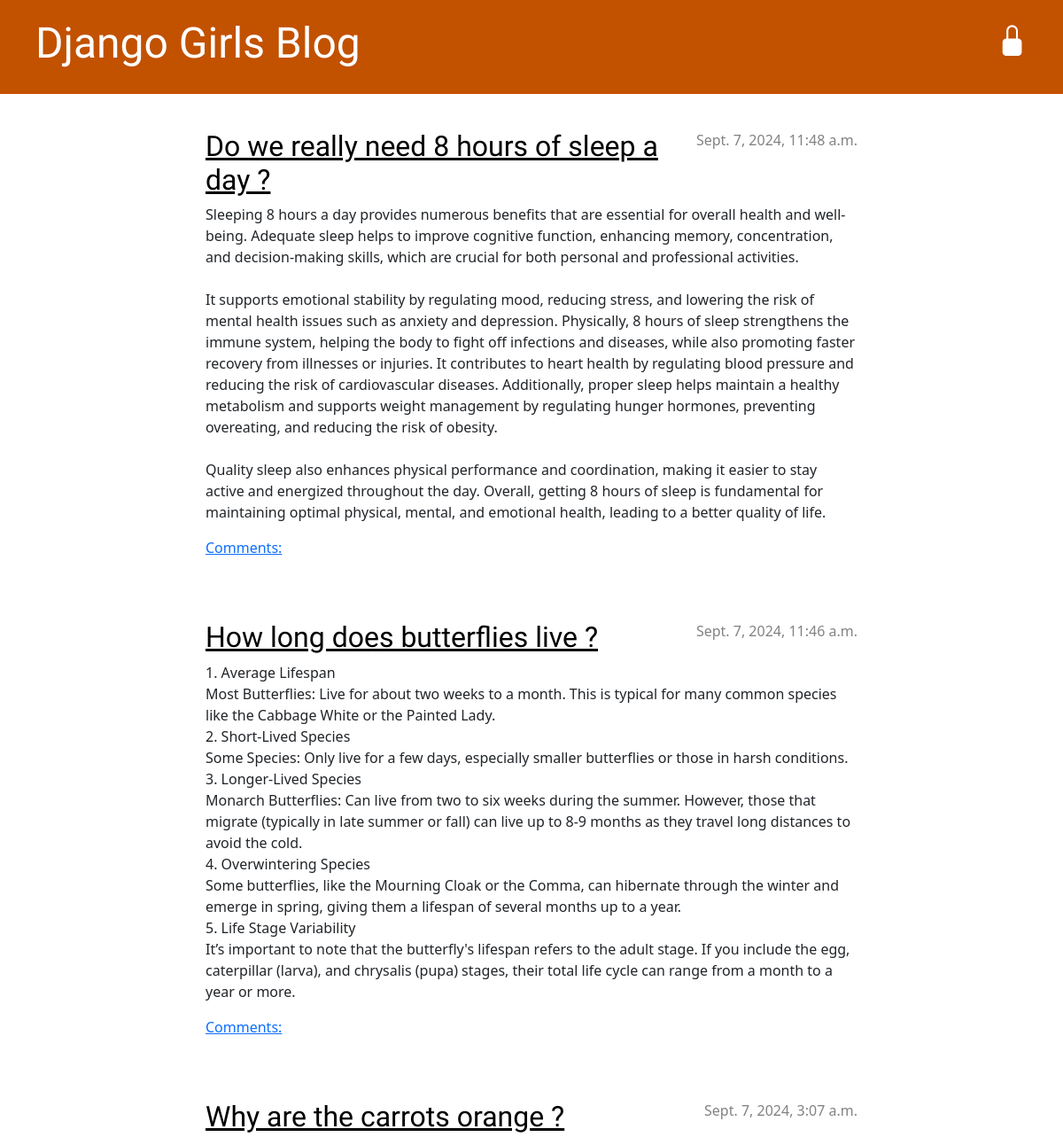
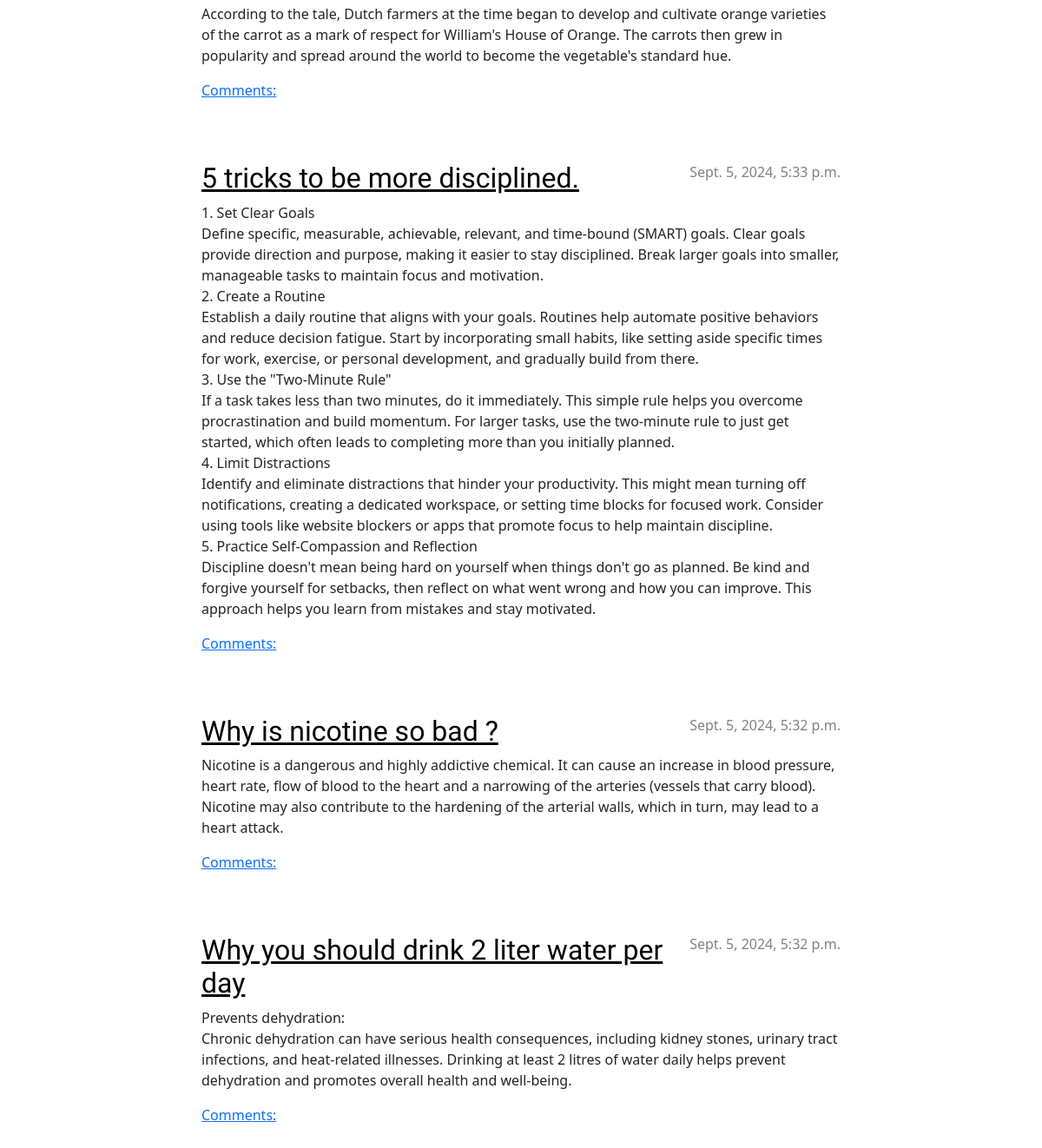
The page / on the database its author committed (2 pictures, top to bottom).
### blog/models.py (models this page shows, shortened)
class Post(models.Model):
    author = models.ForeignKey(settings.AUTH_USER_MODEL, on_delete=models.CASCADE)
    title = models.CharField(max_length=200)
    text = models.TextField()
    created_date = models.DateTimeField(default=timezone.now)
    published_date = models.DateTimeField(blank=True, null=True)

### blog/views.py (the view)
# urls.py: path('', views.post_list, name='post_list'),
def post_list(request):
    posts = Post.objects.filter(published_date__lte=timezone.now()).order_by('-published_date')
    return render(request, 'blog/post_list.html', {'posts': posts})

### blog/templates/blog/post_list.html
{% extends 'blog/base.html' %}
{% block content %}
    {% for post in posts %}
        <article class="post">
            <time class="date">
                {{ post.published_date }}
            </time>
            <h2><a href="{% url 'post_detail' pk=post.pk %}">{{ post.title }}</a></h2>
            <p>{{ post.text|linebreaksbr }}</p>
            <a href="{% url 'post_detail' pk=post.pk %}">Comments: {{ post.approved_comments.count }}</a>
        </article>
    {% endfor %}
{% endblock %}

### blog/static/css/blog.css (style rules this page uses)
h1, h2, h3, h4 { font-family: 'Lobster', cursive; }
.date { color: #828282; }
.post { margin-bottom: 70px; }
.post h2 a, .post h2 a:visited { color: #000000; }
.post > .date, .post > .actions { float: right; }

### rows shown on the page
Post: published_date "Sept. 7, 2024, 11:48 a.m.", title "Do we really need 8 hours of sleep a day ?", text "Sleeping 8 hours a day provides numerous benefits that are essential for overall health and well-being. Adequate sleep helps to improve cognitive function, enhancing memory, concentration, and decision-making skills, which are crucial for both personal and professional activities. It supports emotional stability by regulating mood, reducing stress, and lowering the risk of mental health issues such as anxiety and depression. Physically, 8 hours of sleep strengthens the immune system, helping the body to fight off infections and diseases, while also promoting faster recovery from illnesses or injuries. It contributes to heart health by regulating blood pressure and reducing the risk of…"
Post: published_date "Sept. 7, 2024, 11:46 a.m.", title "How long does butterflies live ?", text "1. Average Lifespan Most Butterflies: Live for about two weeks to a month. This is typical for many common species like the Cabbage White or the Painted Lady. 2. Short-Lived Species Some Species: Only live for a few days, especially smaller butterflies or those in harsh conditions. 3. Longer-Lived Species Monarch Butterflies: Can live from two to six weeks during the summer. However, those that migrate (typically in late summer or fall) can live up to 8-9 months as they travel long distances to avoid the cold. 4. Overwintering Species Some butterflies, like the Mourning Cloak or the Comma, can hibernate through the winter and emerge in spring, giving them a lifespan of several months up to…"
Post: published_date "Sept. 7, 2024, 3:07 a.m.", title "Why are the carrots orange ?", text "According to the tale, Dutch farmers at the time began to develop and cultivate orange varieties of the carrot as a mark of respect for William's House of Orange. The carrots then grew in popularity and spread around the world to become the vegetable's standard hue."
Post: published_date "Sept. 5, 2024, 5:33 p.m.", title "5 tricks to be more disciplined.", text "1. Set Clear Goals Define specific, measurable, achievable, relevant, and time-bound (SMART) goals. Clear goals provide direction and purpose, making it easier to stay disciplined. Break larger goals into smaller, manageable tasks to maintain focus and motivation. 2. Create a Routine Establish a daily routine that aligns with your goals. Routines help automate positive behaviors and reduce decision fatigue. Start by incorporating small habits, like setting aside specific times for work, exercise, or personal development, and gradually build from there. 3. Use the \"Two-Minute Rule\" If a task takes less than two minutes, do it immediately. This simple rule helps you overcome procrastination…"
Post: published_date "Sept. 5, 2024, 5:32 p.m.", title "Why is nicotine so bad ?", text "Nicotine is a dangerous and highly addictive chemical. It can cause an increase in blood pressure, heart rate, flow of blood to the heart and a narrowing of the arteries (vessels that carry blood). Nicotine may also contribute to the hardening of the arterial walls, which in turn, may lead to a heart attack."
Post: published_date "Sept. 5, 2024, 5:32 p.m.", title "Why you should drink 2 liter water per day", text "Prevents dehydration: Chronic dehydration can have serious health consequences, including kidney stones, urinary tract infections, and heat-related illnesses. Drinking at least 2 litres of water daily helps prevent dehydration and promotes overall health and well-being."
